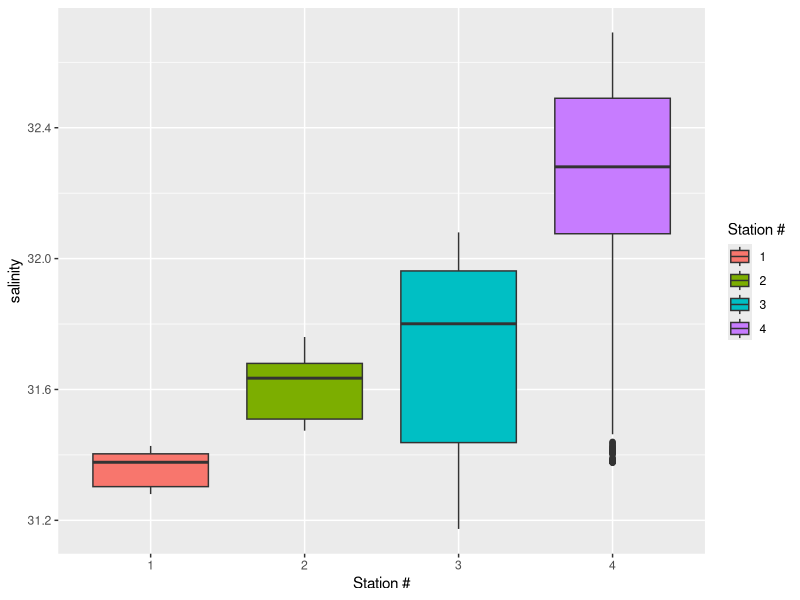

The R script that drew this image:
## ---- chunk 1
knitr::opts_chunk$set(echo = TRUE)
## ---- chunk 2
library(tidyverse)
data <- read.csv("seachange2024_DARTs_data_240916.csv", header = TRUE)
str(data)
## ---- chunk 3
mean(data$salinity)
sd(data$salinity)
## ---- chunk 4
sal_summary <- data |> group_by(stn) |> summarize(mean_salinity = mean(salinity), sd_sal = sd(salinity))
sal_summary
## ---- chunk 5
sal_above_10 <- data |> filter(depth <= 10) |> group_by(stn) |> summarize(mean_salinity = mean(salinity), sd_salinity = sd(salinity))
sal_above_10
## ---- chunk 6
ggplot(data, aes(x = as.factor(stn), y = salinity, fill = as.factor(stn))) +
  geom_boxplot() + 
  xlab('Station #') + 
  labs(fill = 'Station #')
